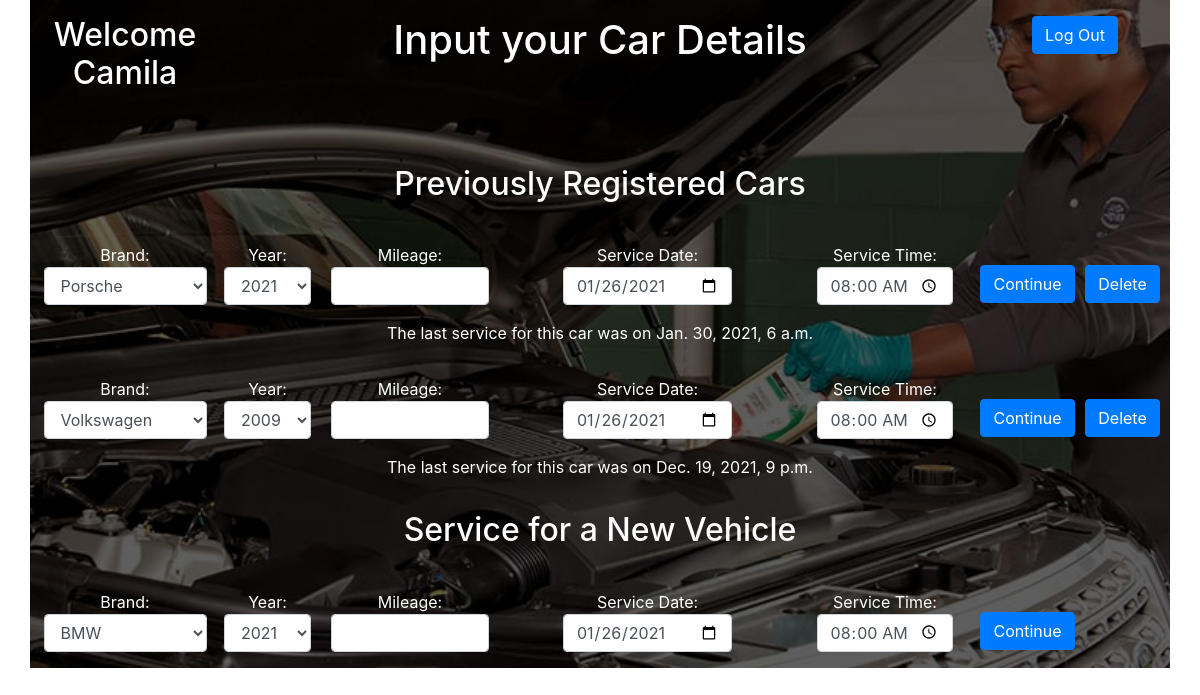
Page /details (signed in) on the committed database.
### car_service_app/models.py (models this page shows)
class User(models.Model):
    first_name = models.CharField(max_length=255)
    last_name = models.CharField(max_length=255)
    email_address = models.CharField(max_length=255)
    phone = models.IntegerField()
    password = models.CharField(max_length=255)
    created_at = models.DateTimeField(auto_now_add=True)
    updated_at = models.DateTimeField(auto_now=True)
    objects = UserManager()

class Car(models.Model):
    brand = models.ForeignKey(Brand, related_name="cars", on_delete = models.CASCADE)
    year = models.IntegerField()
    mileage = models.IntegerField()
    owner = models.ForeignKey(User, related_name="cars", on_delete = models.CASCADE)
    created_at = models.DateTimeField(auto_now_add=True)
    updated_at = models.DateTimeField(auto_now=True)

class Brand(models.Model):
    name = models.CharField(max_length=255)
    created_at = models.DateTimeField(auto_now_add=True)
    updated_at = models.DateTimeField(auto_now=True)

class Service_Detail(models.Model):
    car = models.ForeignKey(Car, related_name="services", on_delete = models.CASCADE)
    service_date = models.DateTimeField()
    created_at = models.DateTimeField(auto_now_add=True)
    updated_at = models.DateTimeField(auto_now=True)
    objects = ServiceManager()

### car_service_app/views.py (the view)
# urls.py: path('details', views.details),
def details(request):
    if 'userid' in request.session:
        user = User.objects.get(id=request.session['userid'])
        context = {
            "user": user,
            "brands": Brand.objects.all(),
            "cars": Car.objects.filter(owner=user.id)
        }
        return render (request, 'details.html', context)
    return redirect('/')

### car_service_app/templates/details.html (shortened to what this page needs)
<!DOCTYPE html>
<html lang="en">
<head>
    {% load static %}
    <link rel="stylesheet" href="https://cdn.jsdelivr.net/npm/bootstrap@4.5.3/dist/css/bootstrap.min.css">
    <link rel="stylesheet" href="{% static 'css/style.css' %}">
</head>
<body>
    <div class="container">
        <div class="row">
            <div class="col-2">
                <h2>Welcome {{user.first_name}}</h2>
            </div>
            <div class="col-8">
                <h1>Input your Car Details</h1>
            </div>
            <div class="col-2">
                <p><a href="/logout" class="btn btn-primary">Log Out</a></p>
            </div>
        </div>
        <div class="row">
            <div class="col">
            </div>
        </div>
        {% if cars %}
        <div class="row">
            <div class="col">
                <h2>Previously Registered Cars</h2>
            </div>
        </div>
        {% for car in cars %}
        <form action="/service_existing_car/{{car.id}}" method="POST" class="form-inline">
            <div class="row">
                <div class="form-group col-md-2 justify-content-center">
                    <label for="brand">Brand:</label>
                    <select class="form-control" name="brand" id="brand">
                        <option selected>{{car.brand.name}}</option>
                    </select>
                </div>
                <div class="form-group col-md-1 justify-content-center">
                    <label for="year">Year:</label>
                    <select class="form-control" name="year" id="year">
                        <option selected>{{car.year}}</option>
                    </select>
                </div>
                <div class="form-group col-md-2 justify-content-center">
                    <label for="mileage">Mileage:</label>
                    <input type="number" name="mileage" id="mileage" class="form-control col" value="{{car.mileage}}" placeholder="{{car.mileage}}" min="0" max="999999">
                </div>
                <div class="form-group col-md-3 justify-content-center">
                    <label for="service_date">Service Date:</label>
                    <input type="date" class="form-control" name="service_date" id="service_date" value="2021-01-26">
                </div>
                <div class="form-group col-md-2 justify-content-center">
                    <label for="service_time">Service Time:</label>
                    <input type="time" class="form-control" name="service_time" id="service_time" value="08:00:00">
                </div>
                <div class="form-group col-md-1 justify-content-center">
                    <button type="submit" class="btn btn-primary btn-continue">Continue</button>
                </div>
                <div class="form-group col-md-1 justify-content-center">
                    <a href="/delete/{{car.id}}" class="btn btn-primary btn-continue">Delete</a>
                </div>
            </div>
        </form>
        <div class="row">
            <div class="col last_service">
                <p>The last service for this car was on {{car.services.last.service_date}}</p>
            </div>
        </div>
        {% endfor %}
        {% endif %}
        <div class="row">
            <div class="col">
                <h2>Service for a New Vehicle</h2>
            </div>
        </div>
        <form action="/service_new_car" method="POST" class="form-inline">
            <div class="row">
                <div class="form-group col-md-2 justify-content-center">
                    <label for="brand">Brand:</label>
                    <select class="form-control" name="brand" id="brand">
                    {% for brand in brands %}
                        <option value="{{brand.name}}">{{brand.name}}</option>
                    {% endfor %}
                    </select>
                </div>
                <div class="form-group col-md-1 justify-content-center">
                    <label for="year">Year:</label>
                    <select class="form-control" name="year" id="year">
                        <option value="2021">2021</option>
                    </select>
                </div>
                <div class="form-group col-md-2 justify-content-center">
                    <label for="mileage">Mileage:</label>
                    <input type="number" class="form-control col" name="mileage" id="mileage" min="0" max="999999" value="0">
                </div>
                <div class="form-group col-md-3 justify-content-center">
                    <label for="service_date">Service Date:</label>
                    <input type="date" class="form-control" name="service_date" id="service_date" value="2021-01-26">
                </div>
                <div class="form-group col-md-2 justify-content-center">
                    <label for="service_time">Service Time:</label>
                    <input type="time" class="form-control" name="service_time" id="service_time" value="08:00:00">
                </div>
                <div class="form-group col-md-1 justify-content-center">
                    <button type="submit" class="btn btn-primary btn-continue">Continue</button>
                </div>
            </div>
        </form>
    </div>
</body>
</html>

### car_service_app/static/css/style.css (style rules this page uses)
.container { background-image: url('background.jpg'); background-size: cover; background-repeat: no-repeat; }
[class*="col"] { padding: 1rem; color: #fff; text-align: center; }
.btn-continue { margin-top: 20px; }
.last_service { padding-top: 0px; padding-bottom: 0px; }

### rows in the picture
User: first_name "Camila"
Car: brand "Porsche", year "2021", mileage "1000", services.last.service_date "Jan. 30, 2021, 6 a.m."
Car: brand "Volkswagen", year "2009", mileage "20000", services.last.service_date "Dec. 19, 2021, 9 p.m."

### other values in the picture
form field brand "BMW"
